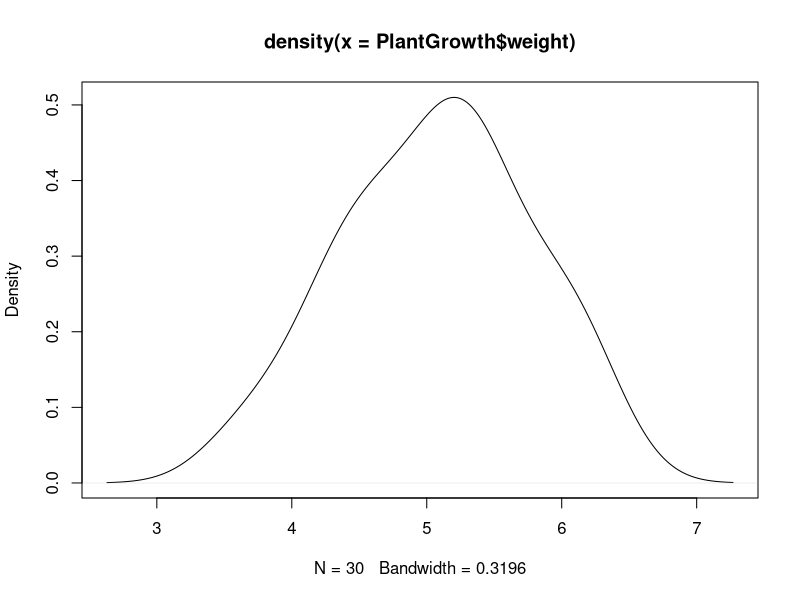
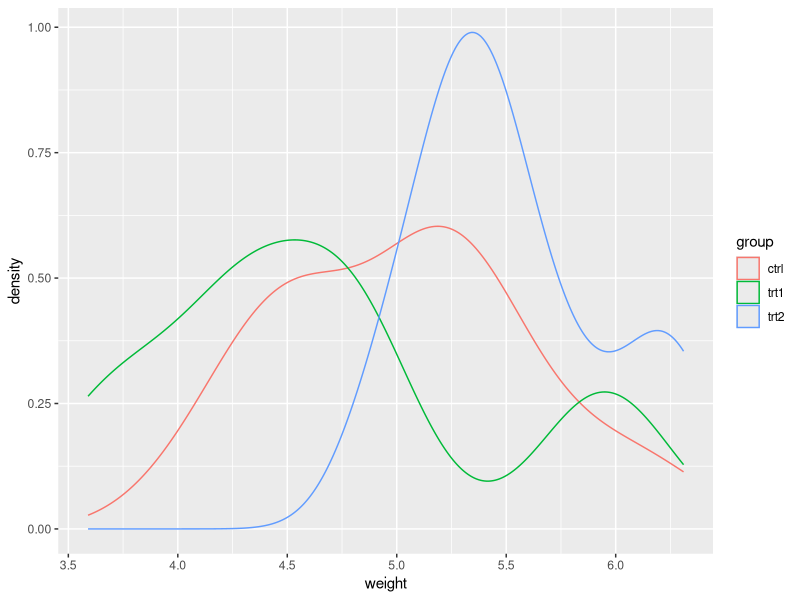
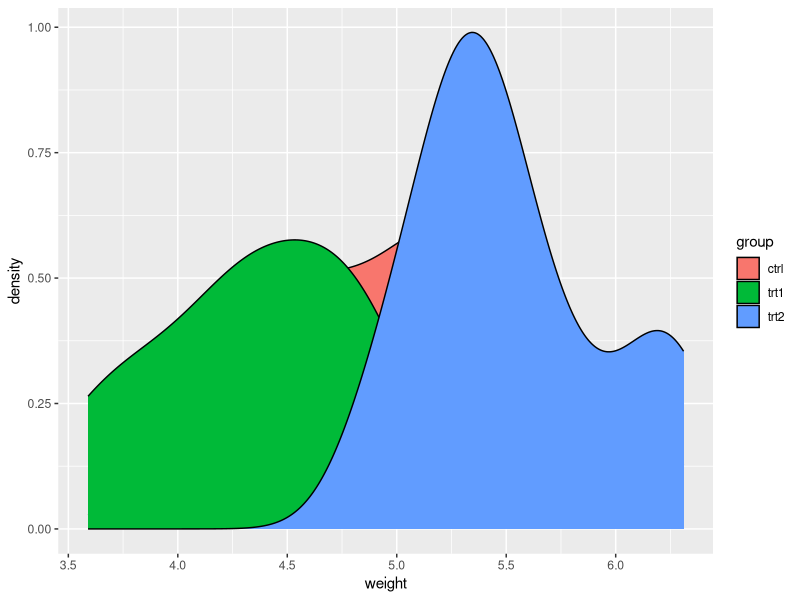
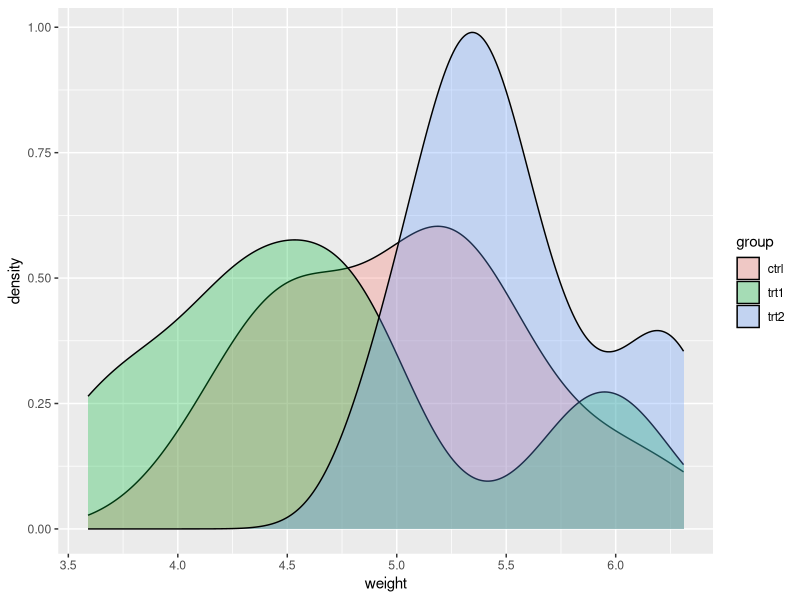
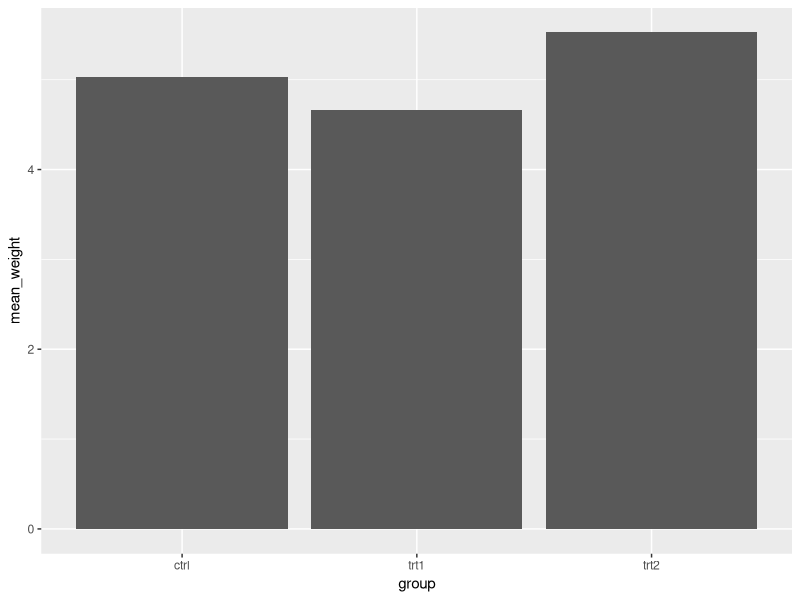
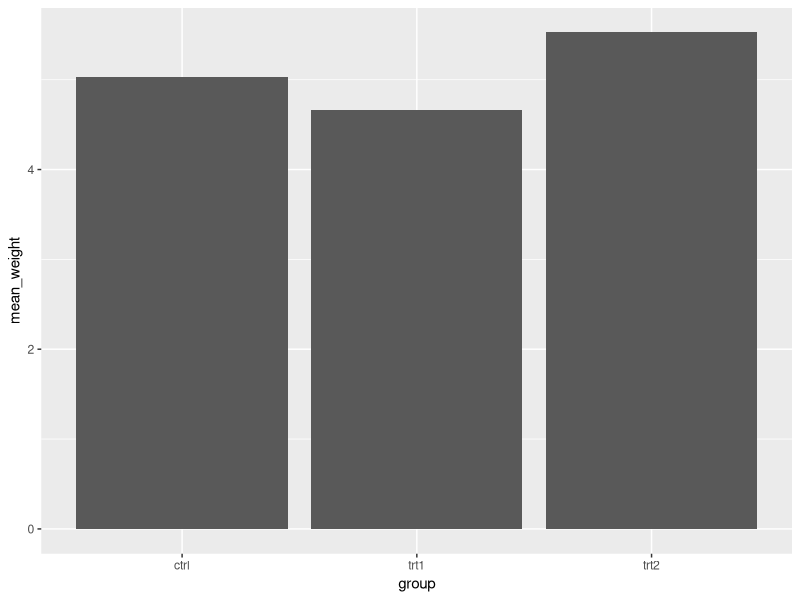

Here is the R script that generated these plots, in order:
## ---- chunk 1
library(tidyverse)
data(PlantGrowth) 
str(PlantGrowth)
view(PlantGrowth)
## ---- chunk 2
plot(density(PlantGrowth$weight))                         # Density plot using base R
## ---- chunk 3
ggplot(data = PlantGrowth,
    aes(x = weight,
    color = group)) +
    geom_density()
## ---- chunk 4
ggplot(data = PlantGrowth,
    aes(x = weight,
    fill = group)) +
    geom_density()
## ---- chunk 5
ggplot(data = PlantGrowth,
    aes(x = weight,
    fill = group)) +
    geom_density(alpha = 0.3)
## ---- chunk 6
  PlantGrowth_grouped <- PlantGrowth %>%                    # Group data using dplyr
  group_by(group) %>% 
  summarize(mean_weight = mean(weight))
PlantGrowth_grouped
## ---- chunk 7
ggplot(data = PlantGrowth_grouped,                        # ggplot2 bar chart
       aes(x = group,
           y = mean_weight)) +
  geom_col()
## ---- chunk 8
PlantGrowth %>%                                           # Manipulation & visualization
  group_by(group) %>% 
  summarize(mean_weight = mean(weight)) %>% 
  ggplot(aes(x = group,
             y = mean_weight)) +
  geom_col()
